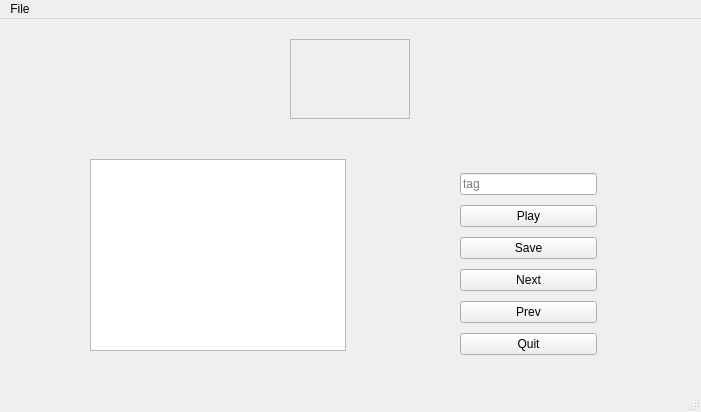
<?xml version="1.0" encoding="UTF-8"?>
<ui version="4.0">
 <class>MainWindow</class>
 <widget class="QMainWindow" name="MainWindow">
  <property name="geometry">
   <rect>
    <x>0</x>
    <y>0</y>
    <width>701</width>
    <height>412</height>
   </rect>
  </property>
  <property name="windowTitle">
   <string>MainWindow</string>
  </property>
  <widget class="QWidget" name="centralwidget">
   <widget class="QScrollArea" name="scrollArea">
    <property name="geometry">
     <rect>
      <x>290</x>
      <y>20</y>
      <width>120</width>
      <height>80</height>
     </rect>
    </property>
    <property name="widgetResizable">
     <bool>true</bool>
    </property>
    <widget class="QWidget" name="scrollAreaWidgetContents">
     <property name="geometry">
      <rect>
       <x>0</x>
       <y>0</y>
       <width>118</width>
       <height>78</height>
      </rect>
     </property>
    </widget>
   </widget>
   <widget class="QTableWidget" name="tableWidget">
    <property name="geometry">
     <rect>
      <x>90</x>
      <y>140</y>
      <width>256</width>
      <height>192</height>
     </rect>
    </property>
   </widget>
   <widget class="QWidget" name="">
    <property name="geometry">
     <rect>
      <x>460</x>
      <y>150</y>
      <width>137</width>
      <height>194</height>
     </rect>
    </property>
    <layout class="QVBoxLayout" name="verticalLayout">
     <item>
      <widget class="QLineEdit" name="tag_edit">
       <property name="placeholderText">
        <string>tag</string>
       </property>
      </widget>
     </item>
     <item>
      <widget class="QPushButton" name="play_button">
       <property name="text">
        <string>Play</string>
       </property>
      </widget>
     </item>
     <item>
      <widget class="QPushButton" name="save_button">
       <property name="text">
        <string>Save</string>
       </property>
      </widget>
     </item>
     <item>
      <widget class="QPushButton" name="next_button">
       <property name="text">
        <string>Next</string>
       </property>
      </widget>
     </item>
     <item>
      <widget class="QPushButton" name="prev_button">
       <property name="text">
        <string>Prev</string>
       </property>
      </widget>
     </item>
     <item>
      <widget class="QPushButton" name="quit_button">
       <property name="text">
        <string>Quit</string>
       </property>
      </widget>
     </item>
    </layout>
   </widget>
  </widget>
  <widget class="QMenuBar" name="menubar">
   <property name="geometry">
    <rect>
     <x>0</x>
     <y>0</y>
     <width>701</width>
     <height>22</height>
    </rect>
   </property>
   <widget class="QMenu" name="menuFile">
    <property name="title">
     <string>File</string>
    </property>
    <addaction name="action_open"/>
    <addaction name="separator"/>
    <addaction name="action_play"/>
    <addaction name="action_save"/>
    <addaction name="action_next"/>
    <addaction name="action_prev"/>
   </widget>
   <addaction name="menuFile"/>
  </widget>
  <widget class="QStatusBar" name="statusbar"/>
  <action name="action_open">
   <property name="text">
    <string>Open Folder</string>
   </property>
   <property name="shortcut">
    <string>Ctrl+O</string>
   </property>
  </action>
  <action name="action_play">
   <property name="text">
    <string>Play Selection</string>
   </property>
   <property name="shortcut">
    <string>Ctrl+P</string>
   </property>
  </action>
  <action name="action_save">
   <property name="text">
    <string>Save Selection</string>
   </property>
   <property name="shortcut">
    <string>Ctrl+S</string>
   </property>
  </action>
  <action name="action_next">
   <property name="text">
    <string>Next</string>
   </property>
   <property name="shortcut">
    <string>Ctrl+N</string>
   </property>
  </action>
  <action name="action_prev">
   <property name="text">
    <string>Previous</string>
   </property>
   <property name="shortcut">
    <string>Ctrl+B</string>
   </property>
  </action>
  <action name="actionQuit">
   <property name="text">
    <string>Quit</string>
   </property>
  </action>
 </widget>
 <resources/>
 <connections/>
</ui>
